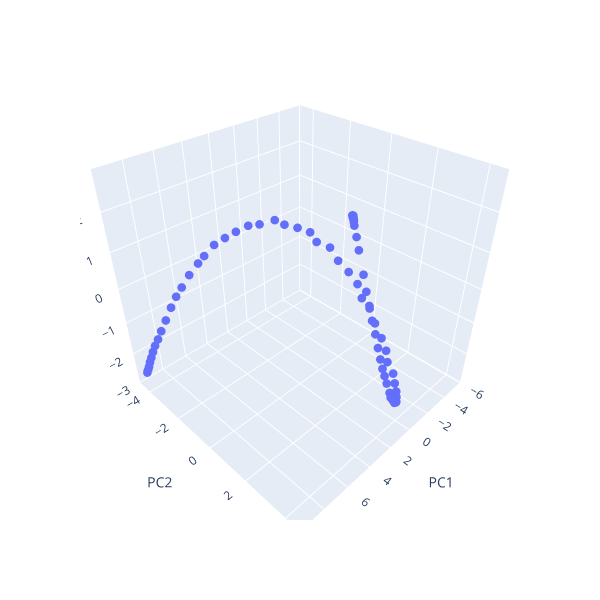

Notebook source saved alongside this figure:
### Code cell
from src.utils.tda import get_pca
pca = get_pca(X=latent_series, n=3)

# Now the interactive 3D scatter
pc1, pc2, pc3 = pca[:,0], pca[:,1], pca[:,2]

fig = px.scatter_3d(
    x=pc1, y=pc2, z=pc3,
    labels={'x': 'PC1', 'y': 'PC2', 'z': 'PC3'},
    width=600, height=600,
)
fig.update_traces(marker={'size': 3})
# lock axes to equal scale
rng = max(pc1.max()-pc1.min(), pc2.max()-pc2.min(), pc3.max()-pc3.min())/2
center = [(a.max()+a.min())/2 for a in (pc1, pc2, pc3)]
axis_kwargs = [
    {'range': (center[i]-rng, center[i]+rng)}
    for i in range(3)
]

fig.update_layout(scene={
    'xaxis_title':'PC1',
    'yaxis_title':'PC2',
    'zaxis_title':'PC3',
    'aspectmode': 'manual',
    'aspectratio': {'x': 1, 'y': 1, 'z': 1}
})
fig.show()
